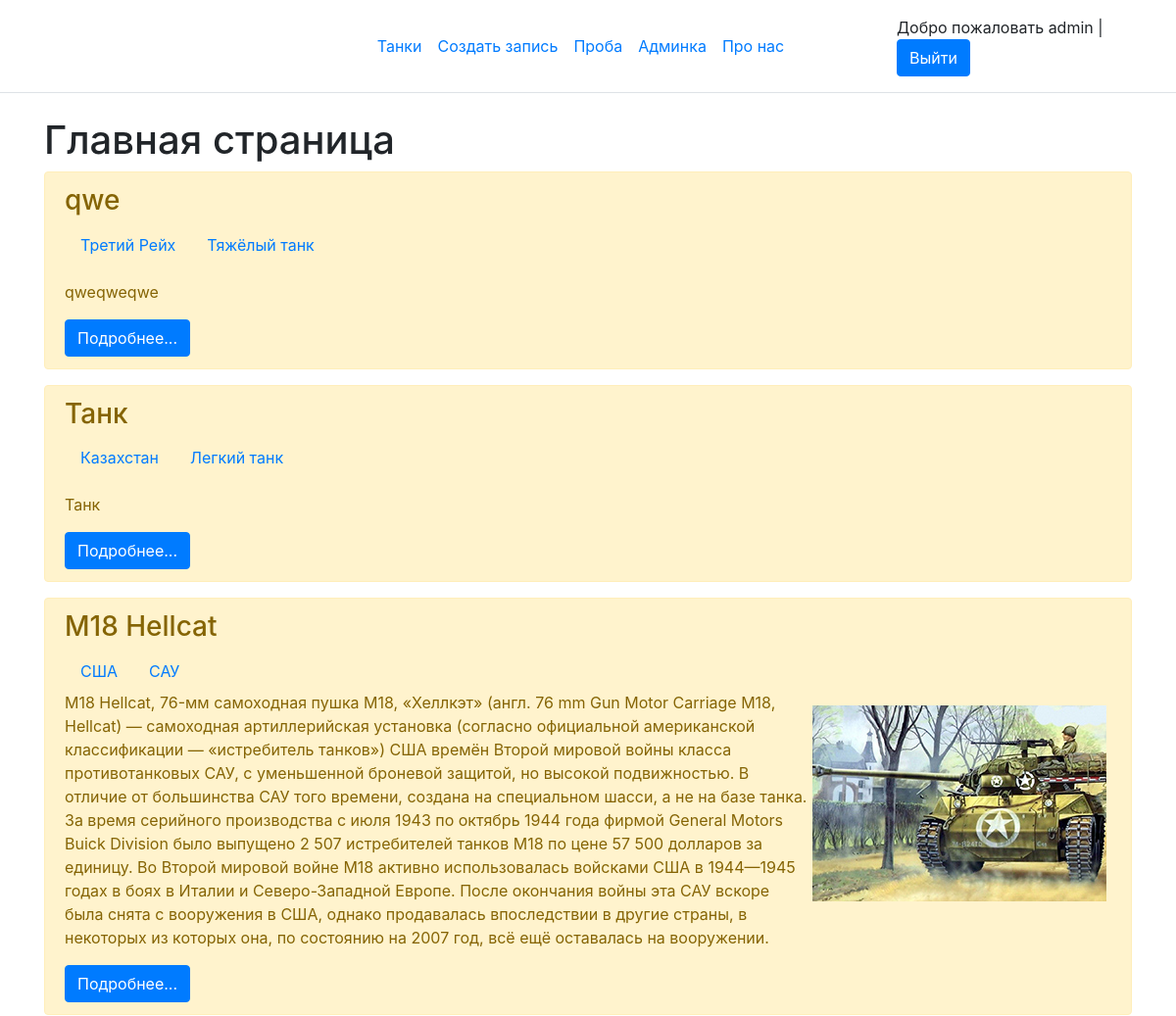
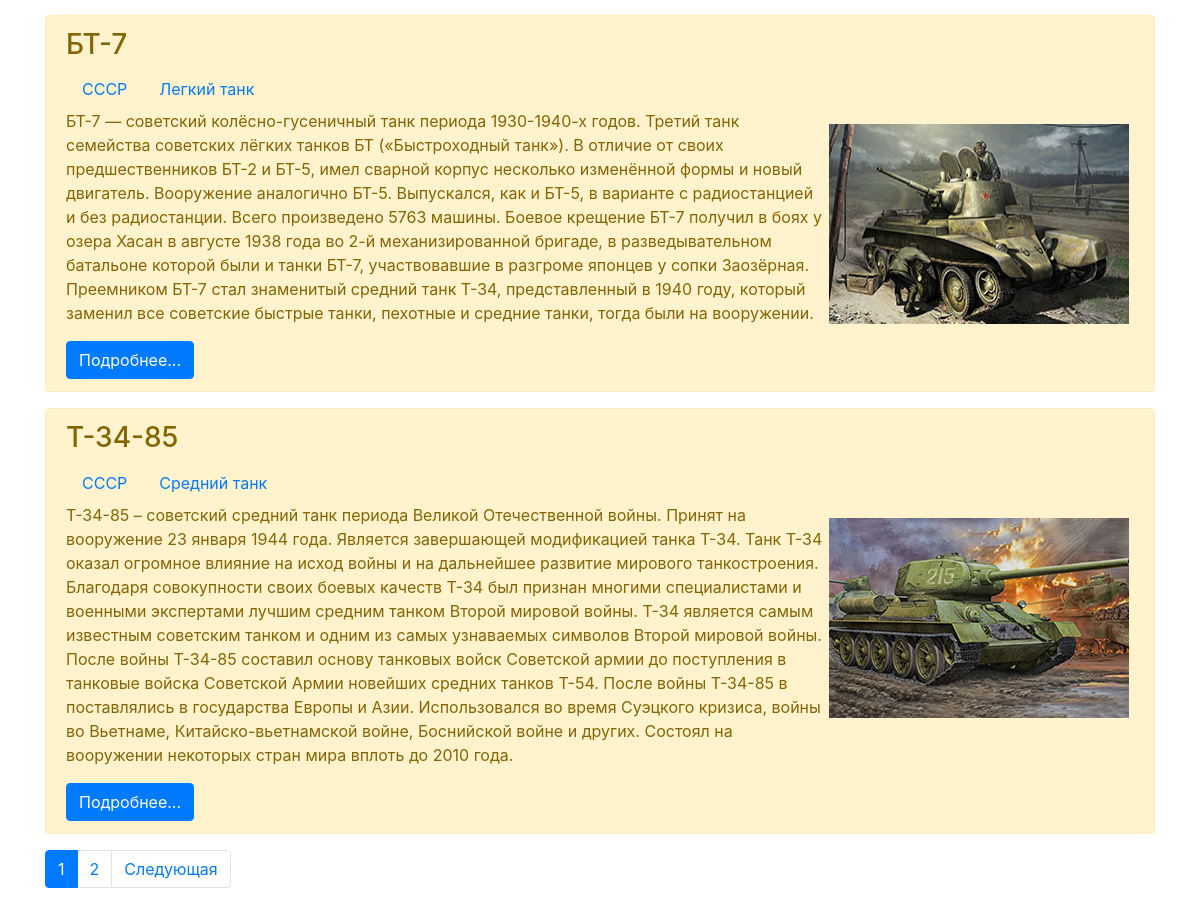
The app's page / (signed in) with its own data (2 pictures, top to bottom).
### firstapp/models.py (models this page shows, shortened)
class Tank(models.Model):
    title = models.CharField("Название", max_length=70)
    opis = models.TextField("Описание")
    photo = models.ImageField(upload_to='photos/%Y/%m/%d/', verbose_name='Фото', blank=True)
    silka = models.CharField("Ссылка", null=True, max_length=70)
    strana = models.ForeignKey('Strana', on_delete=models.PROTECT, null=True, verbose_name='Страна')
    klas = models.ForeignKey('Klas', on_delete=models.PROTECT, null=True, verbose_name='Клас')
    publish = models.BooleanField('Опубликовано', default=False)
    class Meta:
        verbose_name = 'Танк'
        verbose_name_plural = 'Танки'
        ordering = ['-id']

class Strana(models.Model):
    title = models.CharField(max_length=50, db_index=True, verbose_name='Страна')
    publish = models.BooleanField('Опубликовано', default=False)
    def __str__(self):
        return self.title
    class Meta:
        verbose_name = 'Страна'
        verbose_name_plural = 'Страны'

class Klas(models.Model):
    title = models.CharField(max_length=50, db_index=True, verbose_name='Клас')
    publish = models.BooleanField('Опубликовано', default=False)
    def __str__(self):
        return self.title
    class Meta:
        verbose_name = 'Класс'
        verbose_name_plural = 'Класcы'

### firstapp/views.py (the view)
# urls.py: path('', HomeTank.as_view(), name='home'),
class HomeTank(ListView):
    model = Tank
    template_name = 'firstapp/index.html'
    context_object_name = 'tanks'
    paginate_by = 5
    def get_queryset(self):
        return Tank.objects.filter(publish=True)

### firstapp/templates/firstapp/index.html (shortened to what this page needs)
{% extends 'firstapp/base.html' %}
{% block content %}
<h1>Главная страница</h1>
{% for i in tanks %}
    <div class="alert alert-warning mt-2">
        <h3>{{ i.title }}</h3>
        <nav class="nav">
            <a class="nav-link active" href="/strana/{{ i.strana.pk }}">{{ i.strana }}</a>
            <a class="nav-link active" href="/klas/{{ i.klas.pk }}">{{ i.klas }}</a>
        </nav>
        {% if i.photo %}
            <img src="{{ i.photo.url}}" width="300" height="200" alt="Иллюстрация" align="right"  vspace="15" hspace="5">
        {% else %}
        <p></p>
        {% endif %}
        <p>{{ i.opis }}</p>
        <a href="{{ i.silka }}" class="btn btn-primary">Подробнее...</a>
    </div>
{% endfor %}
{% endblock %}

### firstapp/templates/firstapp/base.html (shortened to what this page needs)
<!DOCTYPE html>
<html lang="ru">
<head>
    <link rel="stylesheet" href="https://cdn.jsdelivr.net/npm/bootstrap@4.6.0/dist/css/bootstrap.min.css">
</head>
<body>
<header class="d-flex flex-wrap align-items-center justify-content-center justify-content-md-between py-3 mb-4 border-bottom">
      <ul class="nav col-12 col-md-auto mb-2 justify-content-center mb-md-0">
        <li><a href="{% url 'home' %}" class="nav-link px-2 link-secondary">Танки</a></li>
        <li><a href="{% url 'create' %}" class="nav-link px-2 link-dark">Создать запись</a></li>
        <li><a href="{% url 'proba' %}" class="nav-link px-2 link-dark">Проба</a></li>
        <li><a href="/admin" class="nav-link px-2 link-dark">Админка</a></li>
        <li><a href="{% url 'about' %}" class="nav-link px-2 link-dark">Про нас</a></li>
      </ul>
      <div class="col-md-3 text-end">
          {% if request.user.is_authenticated %}
          Добро пожаловать {{ user.username }} | <a href="{% url 'logout' %}" class="btn btn-primary">Выйти</a>
          {% else %}
          <a href="{% url 'register' %}" class="btn btn-outline-primary me-2">Регистрация</a>
          <a href="{% url 'login' %}" class="btn btn-primary">Ввойти</a>
          {% endif %}
      </div>
    </header>
    <div class="container">
        {% block content %}{% endblock %}
        {% if page_obj.has_other_pages %}
        <nav aria-label="...">
            <ul class="pagination">
              {% for p in page_obj.paginator.page_range %}
                {% if page_obj.number == p %}
                    <li class="page-item active">
                        <a class="page-link" href="#">{{ p }}</a>
                    </li>
                {% elif p > page_obj.number|add:-3 and p < page_obj.number|add:3 %}
                    <li class="page-item">
                        <a class="page-link" href="?page={{ p }}">{{ p }}</a>
                    </li>
                {% endif %}
             {% endfor %}
             {% if page_obj.has_next %}
                <li class="page-item">
                    <a class="page-link" href="?page={{ page_obj.next_page_number }}" aria-disabled="true">Cледующая</a>
                </li>
             {% endif %}
             </ul>
        </nav>
        {% endif %}
    </div>
</body>
</html>

### records on screen
Tank: title "qwe", strana "Третий Рейх", klas "Тяжёлый танк", opis "qweqweqwe"
Tank: title "Танк", strana "Казахстан", klas "Легкий танк", opis "Танк"
Tank: title "M18 Hellcat", strana "США", klas "САУ", photo (picture), opis "M18 Hellcat, 76-мм самоходная пушка M18, «Хеллкэт» (англ. 76 mm Gun Motor Carriage M18, Hellcat) — самоходная артиллерийская установка (согласно официальной американской классификации — «истребитель танков») США времён Второй мировой войны класса противотанковых САУ, с уменьшенной броневой защитой, но высокой подвижностью. В отличие от большинства САУ того времени, создана на специальном шасси, а не на базе танка. За время серийного производства с июля 1943 по октябрь 1944 года фирмой General Motors Buick Division было выпущено 2 507 истребителей танков M18 по цене 57 500 долларов за единицу. Во Второй мировой войне M18 активно использовалась войсками США в 1944—1945 годах в боях в Италии и…"
Tank: title "БТ-7", strana "СССР", klas "Легкий танк", photo (picture), opis "БТ-7 — советский колёсно-гусеничный танк периода 1930-1940-х годов. Третий танк семейства советских лёгких танков БТ («Быстроходный танк»). В отличие от своих предшественников БТ-2 и БТ-5, имел сварной корпус несколько изменённой формы и новый двигатель. Вооружение аналогично БТ-5. Выпускался, как и БТ-5, в варианте с радиостанцией и без радиостанции. Всего произведено 5763 машины. Боевое крещение БТ-7 получил в боях у озера Хасан в августе 1938 года во 2-й механизированной бригаде, в разведывательном батальоне которой были и танки БТ-7, участвовавшие в разгроме японцев у сопки Заозёрная. Преемником БТ-7 стал знаменитый средний танк Т-34, представленный в 1940 году, который заменил все…"
Tank: title "Т-34-85", strana "СССР", klas "Средний танк", photo (picture), opis "T-34-85 – советский средний танк периода Великой Отечественной войны. Принят на вооружение 23 января 1944 года. Является завершающей модификацией танка Т-34. Танк Т-34 оказал огромное влияние на исход войны и на дальнейшее развитие мирового танкостроения. Благодаря совокупности своих боевых качеств Т-34 был признан многими специалистами и военными экспертами лучшим средним танком Второй мировой войны. Т-34 является самым известным советским танком и одним из самых узнаваемых символов Второй мировой войны. После войны Т-34-85 составил основу танковых войск Советской армии до поступления в танковые войска Советской Армии новейших средних танков Т-54. После войны Т-34-85 в поставлялись в…"

### other values on screen
{{ user.username }} "admin"
{{ p }} "1"
{{ p }} "2"
